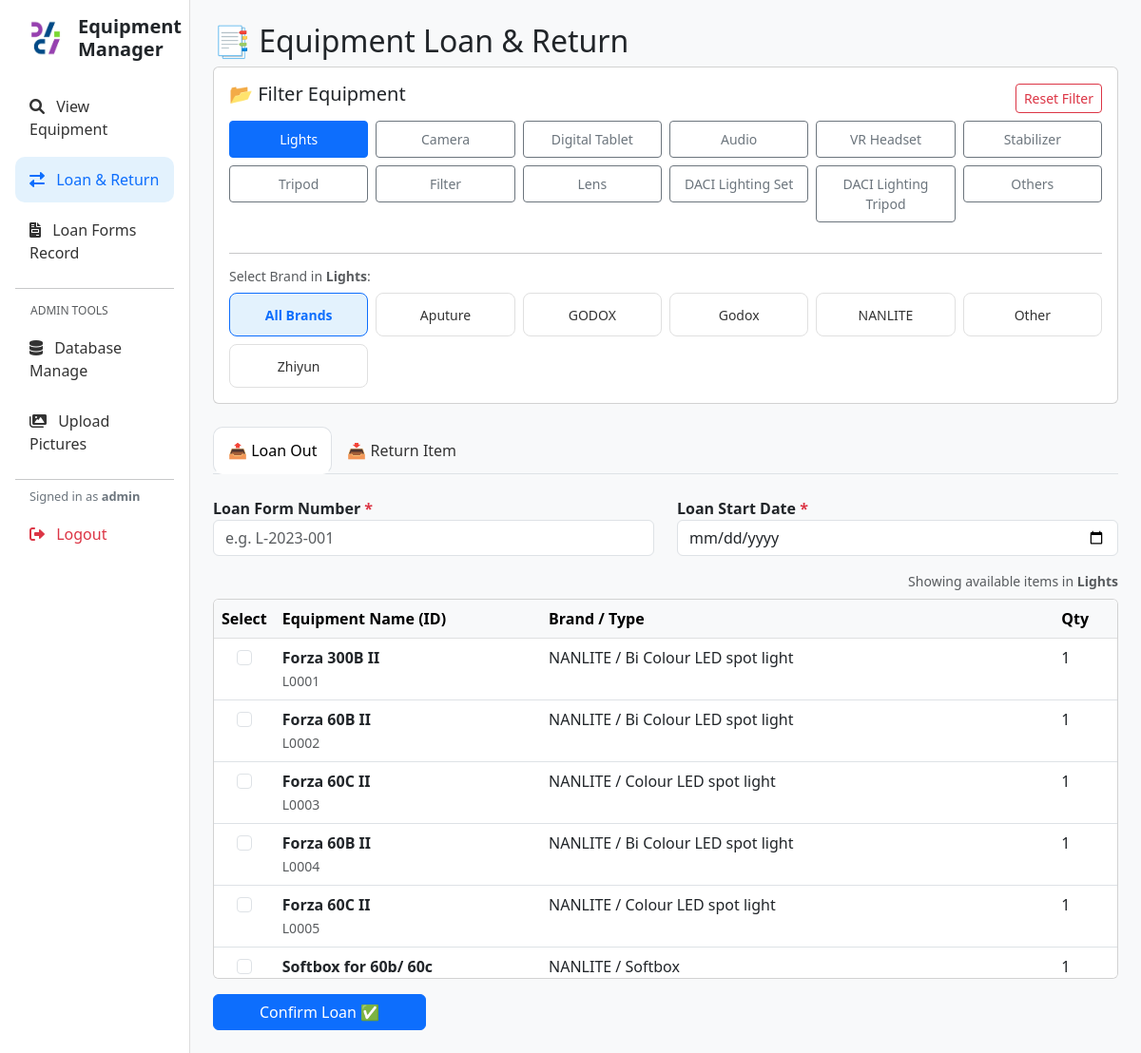
Page /loan_return?category=Lights (signed in) on the committed database.
### tables this page shows
CREATE TABLE "Equipment_List" (
"Category" TEXT,
  "Equipment_ID" TEXT,
  "Type" TEXT,
  "Brand" TEXT,
  "Name" TEXT,
  "Remarks" TEXT,
  "Qty" INTEGER,
  "item_created" TEXT
);

### app.py (the view, shortened to what this page needs)
@app.route('/loan_return', methods=['GET', 'POST'])
def loan_return():
    if 'user' not in session:
        flash('Please login to access Loan & Return features.', 'warning')
        return redirect(url_for('dashboard'))
    conn = get_db()
    cat_filter = request.args.get('category', 'ALL')
    brand_filter = request.args.get('brand', 'ALL')
    brands = fetch_brands(cat_filter)
    available_data = fetch_equipment_data(availability='Yes', category_filter=cat_filter, brand_filter=brand_filter).to_dict(orient='records')
    loaned_data = fetch_equipment_data(availability='No', category_filter=cat_filter, brand_filter=brand_filter).to_dict(orient='records')
    return render_template('loan_return.html', avail=available_data, loaned=loaned_data, curr_cat=cat_filter, curr_brand=brand_filter, brands=brands)

### app.py (called while the page is built)
def get_db():
    db = getattr(g, '_database', None)
    if db is None:
        db = g._database = sqlite3.connect(DATABASE)
        db.row_factory = sqlite3.Row
    return db

@app.teardown_appcontext
def close_connection(exception):
    db = getattr(g, '_database', None)
    if db is not None:
        db.close()

@app.context_processor
def utility_processor():
    def get_icon_path(prefix, name):
        filename = f"{prefix}_{name}.png"
        filepath = os.path.join(app.config['UPLOAD_FOLDER'], filename)
        if os.path.exists(filepath):
            return url_for('static', filename=f'icons/{filename}')
        return None
    return dict(get_icon_path=get_icon_path)

### templates/loan_return.html (shortened to what this page needs)
{% extends "base.html" %}
{% block content %}
<h2>📑 Equipment Loan & Return</h2>
<div class="card p-3 mb-4">
    <div class="d-flex justify-content-between align-items-center mb-2">
        <h5>📂 Filter Equipment</h5>
        {% if curr_cat != 'ALL' %}
            <a href="{{ url_for('loan_return') }}" class="btn btn-sm btn-outline-danger">Reset Filter</a>
        {% endif %}
    </div>
    <div class="row g-2 mb-3">
        {% for cat in ['Lights', 'Camera', 'Digital Tablet', 'Audio', 'VR Headset', 'Stabilizer', 'Tripod', 'Filter', 'Lens', 'DACI Lighting Set', 'DACI Lighting Tripod', 'Others'] %}
        <div class="col-4 col-md-2">
            <a href="{{ url_for('loan_return', category=cat) }}"
               class="btn btn-sm w-100 py-2 d-flex flex-column align-items-center justify-content-center {% if curr_cat == cat %}btn-primary{% else %}btn-outline-secondary{% endif %}">
                {{ cat }}
            </a>
        </div>
        {% endfor %}
    </div>
    {% if curr_cat != 'ALL' %}
        <hr>
        <h6 class="text-muted small mb-2">Select Brand in <b>{{ curr_cat }}</b>:</h6>
        <div class="row g-2">
            <div class="col-6 col-sm-3 col-md-2">
                <a href="{{ url_for('loan_return', category=curr_cat, brand='ALL') }}"
                   class="brand-card {% if curr_brand == 'ALL' %}active{% endif %}">
                    <small>All Brands</small>
                </a>
            </div>
            {% for b in brands %}
            <div class="col-6 col-sm-3 col-md-2">
                <a href="{{ url_for('loan_return', category=curr_cat, brand=b) }}"
                   class="brand-card {% if curr_brand == b %}active{% endif %}">
                    <small>{{ b }}</small>
                </a>
            </div>
            {% endfor %}
        </div>
    {% endif %}
</div>
<ul class="nav nav-tabs mb-4" id="myTab" role="tablist">
    <li class="nav-item">
        <button class="nav-link active" id="loan-tab" data-bs-toggle="tab" data-bs-target="#loan" type="button">📤 Loan Out</button>
    </li>
    <li class="nav-item">
        <button class="nav-link" id="return-tab" data-bs-toggle="tab" data-bs-target="#return" type="button">📥 Return Item</button>
    </li>
</ul>
<div class="tab-content" id="myTabContent">
    <div class="tab-pane fade show active" id="loan" role="tabpanel">
        <form method="POST" action="{{ url_for('loan_return', category=curr_cat, brand=curr_brand) }}">
            <div class="row mb-3">
                <div class="col-md-6">
                    <label class="fw-bold">Loan Form Number <span class="text-danger">*</span></label>
                    <input type="text" name="loan_form_number" class="form-control" placeholder="e.g. L-2023-001" required>
                </div>
                <div class="col-md-6">
                    <label class="fw-bold">Loan Start Date <span class="text-danger">*</span></label>
                    <input type="date" name="loan_date" class="form-control" value="{{ date_today }}" required>
                </div>
            </div>
            <div class="text-end text-muted small mb-2">
                Showing available items in <b>{{ curr_cat }}</b> {% if curr_brand != 'ALL' %}/ <b>{{ curr_brand }}</b>{% endif %}
            </div>
            <div class="card p-0 mb-3" style="max-height: 400px; overflow-y: auto;">
                <table class="table table-hover mb-0">
                    <thead class="table-light sticky-top">
                        <tr>
                            <th width="50">Select</th>
                            <th>Equipment Name (ID)</th>
                            <th>Brand / Type</th>
                            <th>Qty</th>
                        </tr>
                    </thead>
                    <tbody>
                        {% for item in avail %}
                        <tr>
                            <td class="text-center">
                                <input class="form-check-input" type="checkbox" name="equipment_ids" value="{{ item['ID'] }}">
                            </td>
                            <td><strong>{{ item['Name'] }}</strong> <br><small class="text-muted">{{ item['ID'] }}</small></td>
                            <td>{{ item['Brand'] }} / {{ item['Type'] }}</td>
                            <td>{{ item['Qty'] }}</td>
                        </tr>
                        {% else %}
                        <tr><td colspan="4" class="text-center py-4 text-muted">No items found matching criteria.</td></tr>
                        {% endfor %}
                    </tbody>
                </table>
            </div>
            <button type="submit" class="btn btn-primary px-5">Confirm Loan ✅</button>
        </form>
    </div>
</div>
{% endblock %}

### templates/base.html (style rules this page uses)
body { background-color: #f8f9fa; }
.nav-link { color: #333; font-weight: 500; padding: 12px 15px; margin-bottom: 5px; transition: all 0.2s; }
.nav-link.active { background-color: #e3f2fd; color: #0d6efd; border-radius: 10px; }

### templates/loan_return.html (style rules this page uses)
.brand-card { transition: transform 0.2s, box-shadow 0.2s; cursor: pointer; border: 1px solid #e0e0e0; text-align: center; padding: 10px; background: #fff; border-radius: 8px; height: 100%; display: block; text-decoration: none; color: #333; }
.brand-card.active { background-color: #e3f2fd; border-color: #0d6efd; color: #0d6efd; font-weight: bold; }

### rows in the picture
Equipment_List: Name "Forza 300B II", ID "L0001", Brand "NANLITE", Type "Bi Colour LED spot light", Qty "1"
Equipment_List: Name "Forza 60B II", ID "L0002", Brand "NANLITE", Type "Bi Colour LED spot light", Qty "1"
Equipment_List: Name "Forza 60C II", ID "L0003", Brand "NANLITE", Type "Colour LED spot light", Qty "1"
Equipment_List: Name "Forza 60B II", ID "L0004", Brand "NANLITE", Type "Bi Colour LED spot light", Qty "1"
Equipment_List: Name "Forza 60C II", ID "L0005", Brand "NANLITE", Type "Colour LED spot light", Qty "1"
Equipment_List: Name "Softbox for 60b/ 60c", Brand "NANLITE", Type "Softbox", Qty "1"

### other values in the picture
{{ session.get('user') }} "admin"
{{ cat }} "Lights" "Camera" "Digital Tablet" "Audio" "VR Headset" "Stabilizer" "Tripod" "Filter" "Lens" "DACI Lighting Set" "DACI Lighting Tripod" "Others"
{{ curr_cat }} "Lights"
{{ b }} "Aputure" "GODOX" "Godox" "NANLITE" "Other" "Zhiyun"
